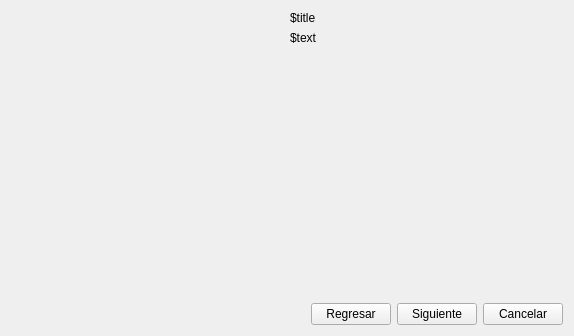
<?xml version="1.0" encoding="UTF-8"?>
<ui version="4.0">
 <class>Widget</class>
 <widget class="QWidget" name="Widget">
  <property name="geometry">
   <rect>
    <x>0</x>
    <y>0</y>
    <width>574</width>
    <height>336</height>
   </rect>
  </property>
  <property name="windowTitle">
   <string>Widget</string>
  </property>
  <layout class="QVBoxLayout" name="verticalLayout_2">
   <item>
    <layout class="QHBoxLayout" name="horizontalLayout_2">
     <item>
      <widget class="QLabel" name="label">
       <property name="text">
        <string/>
       </property>
       <property name="textFormat">
        <enum>Qt::TextFormat::PlainText</enum>
       </property>
       <property name="pixmap">
        <pixmap>../rqtll/rqtll-components/assets/branding/symbolic-color.svg</pixmap>
       </property>
       <property name="scaledContents">
        <bool>true</bool>
       </property>
       <property name="alignment">
        <set>Qt::AlignmentFlag::AlignBottom|Qt::AlignmentFlag::AlignHCenter</set>
       </property>
       <property name="wordWrap">
        <bool>true</bool>
       </property>
      </widget>
     </item>
     <item>
      <layout class="QVBoxLayout" name="verticalLayout">
       <item>
        <widget class="QLabel" name="label_2">
         <property name="text">
          <string>$title</string>
         </property>
        </widget>
       </item>
       <item>
        <widget class="QLabel" name="label_3">
         <property name="text">
          <string>$text</string>
         </property>
        </widget>
       </item>
       <item>
        <spacer name="verticalSpacer">
         <property name="orientation">
          <enum>Qt::Orientation::Vertical</enum>
         </property>
         <property name="sizeHint" stdset="0">
          <size>
           <width>20</width>
           <height>40</height>
          </size>
         </property>
        </spacer>
       </item>
      </layout>
     </item>
    </layout>
   </item>
   <item>
    <layout class="QHBoxLayout" name="horizontalLayout">
     <item>
      <spacer name="horizontalSpacer">
       <property name="orientation">
        <enum>Qt::Orientation::Horizontal</enum>
       </property>
       <property name="sizeHint" stdset="0">
        <size>
         <width>40</width>
         <height>20</height>
        </size>
       </property>
      </spacer>
     </item>
     <item>
      <widget class="QPushButton" name="pushButton">
       <property name="text">
        <string>Regresar</string>
       </property>
      </widget>
     </item>
     <item>
      <widget class="QPushButton" name="pushButton_2">
       <property name="text">
        <string>Siguiente</string>
       </property>
      </widget>
     </item>
     <item>
      <widget class="QPushButton" name="pushButton_3">
       <property name="text">
        <string>Cancelar</string>
       </property>
      </widget>
     </item>
    </layout>
   </item>
  </layout>
 </widget>
 <resources/>
 <connections/>
</ui>
